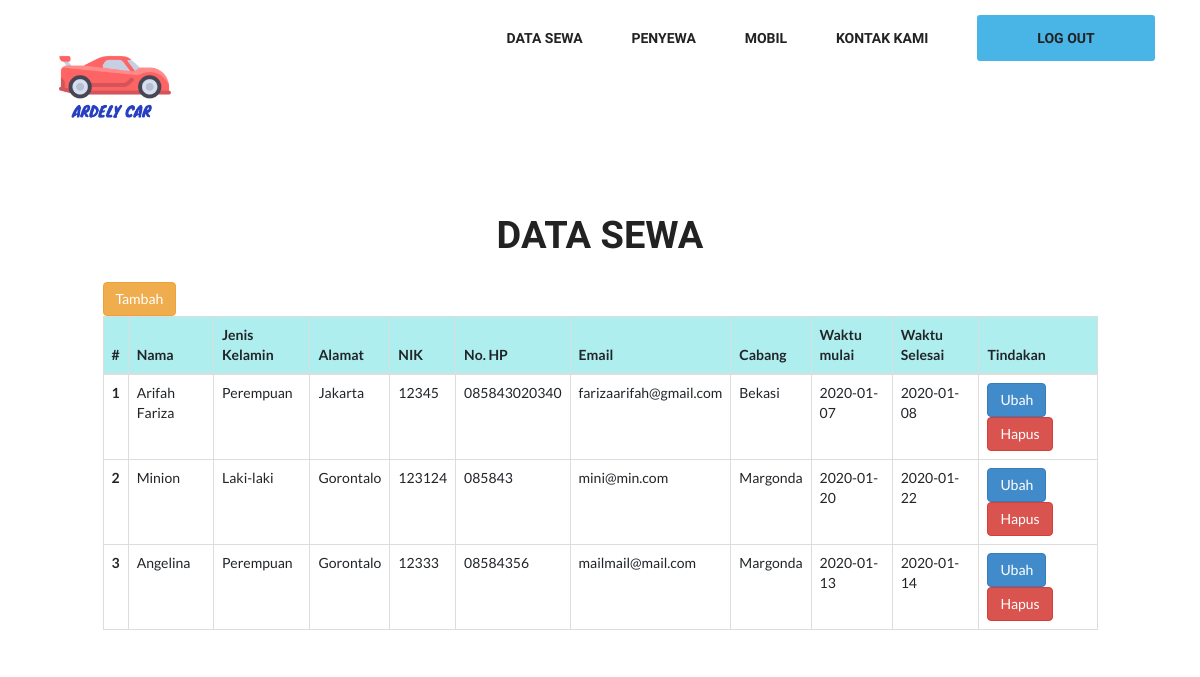
Screenshot of /halamanAdmin.php with the database file from the repository.
### tables this page shows
CREATE TABLE `tb_sewa` (
  `id_sewa` int(10) NOT NULL,
  `id_penyewa` int(5) NOT NULL,
  `id_mobil` int(5) NOT NULL,
  `cabang` varchar(30) NOT NULL,
  `waktu_mulai` date NOT NULL,
  `waktu_selesai` date NOT NULL
);

CREATE TABLE `tb_penyewa` (
  `id_penyewa` int(5) NOT NULL,
  `nama` varchar(30) NOT NULL,
  `jk` varchar(10) NOT NULL,
  `alamat` varchar(50) NOT NULL,
  `nik` int(20) NOT NULL,
  `telepon_penyewa` varchar(20) NOT NULL,
  `email` varchar(30) NOT NULL
);

### halamanAdmin.php (the view, shortened to what this page needs)
<!DOCTYPE html>
<html>
<head>
    <link rel="stylesheet" href="https://stackpath.bootstrapcdn.com/bootstrap/4.3.1/css/bootstrap.min.css">
	<link href="css/bootstrap.css" rel="stylesheet" type="text/css">
	<link href="css/style.css" rel="stylesheet" type="text/css">
	<link href="css/linecons.css" rel="stylesheet" type="text/css">
	<link href="css/font-awesome.css" rel="stylesheet" type="text/css">
	<link href="css/responsive.css" rel="stylesheet" type="text/css">
	<link href="css/animate.css" rel="stylesheet" type="text/css">
</head>
<body>
	<header id="header_outer">
		<div class="container">
			<div class="header_section">
				<div class="logo"><a href="javascript:void(0)"><img src="img/logo.png" width="140" alt=""></a></div>
				<nav class="nav" id="nav">
					<ul class="">
						<li><a href="halamanAdmin.php">Data Sewa</a></li>
						<li><a href="halamanAdminDataPenyewa.php">Penyewa</a></li>
						<li><a href="halamanAdminDataMobil.php">Mobil</a></li>
						<li><a href="halamanAdminKontak.php">Kontak Kami</a></li>
						<li><a href="logout.php" class="learn_more2">Log out</a></li>
					</ul>
				</nav>
				<a class="res-nav_click animated wobble wow" href="javascript:void(0)"><i class="fa-bars"></i></a> </div>
		</div>
	</header>
	<div class="row" style="margin-top: 10px">
		<div class="col-md-1"></div>
		<div class="col-md-10">
			<h2>DATA SEWA</h2>
			<a href="FormTambahSewa2.php" type="button" class="btn btn-warning">Tambah</a>
			<table class="table table-bordered" style="padding-top: 5 px">
			  <thead style="background-color: #AFEEEE">
			    <tr>
			      <th scope="col">#</th>
			      <th scope="col">Nama</th>
			      <th scope="col">Jenis Kelamin</th>
			      <th scope="col">Alamat</th>
			      <th scope="col">NIK</th>
			      <th scope="col">No. HP</th>
			      <th scope="col">Email</th>
			      <th scope="col">Cabang</th>
			      <th scope="col">Waktu mulai</th>
			      <th scope="col">Waktu Selesai</th>
			      <th scope="col">Tindakan</th>
			    </tr>
			  </thead>
			  <tbody>
			    <?php
			    include 'koneksi.php';
			    $no = 1;
			    $data = mysqli_query($koneksi,"SELECT * FROM tb_sewa INNER JOIN tb_penyewa ON tb_sewa.id_penyewa = tb_penyewa.id_penyewa");
			    while ($d = mysqli_fetch_array($data)) {
			    ?>
			    <tr>
			      <th scope="row"><?php echo $no++;  ?></th>
			      <td><?php echo $d['nama'];  ?></td>
 			      <td><?php  echo $d['jk']; ?></td>
			      <td><?php   echo $d['alamat']; ?></td>
			      <td><?php   echo $d['nik']; ?></td>
			      <td><?php   echo $d['telepon_penyewa']; ?></td>
			      <td><?php   echo $d['email']; ?></td>
			      <td><?php   echo $d['cabang']; ?></td>
			      <td><?php   echo $d['waktu_mulai']; ?></td>
			      <td><?php  echo $d['waktu_selesai']; ?></td>
			      <td>
			      	<a href="FormEditSewa.php?id_sewa= <?php echo $d['id_sewa'];?>" type="button" class="btn btn-primary">Ubah</a>
			      	<a href="fungsiHapusSewa.php?id_sewa=<?php echo $d['id_sewa']; ?>"type="button" class="btn btn-danger">Hapus</a>
			      </td>
			    </tr>
			    <?php }?>
			  </tbody>
			</table>
		</div>
		<div class="col-md-1"></div>
	</div>
</body>
</html>

### css/style.css (style rules this page uses)
ul { list-style:none; }
img { max-width:100%; }
a, a:hover, a:active { outline:0px !important }
body { background:#fff; font-family: 'Lato', sans-serif; font-size:14px; font-weight:normal; color:#888888; margin:0; }
h2 { font-size:38px; color:#222222; font-family:'Dosis'; font-weight:700; margin:35px 0 25px 0; text-align:center; text-transform:uppercase; }
#header_outer { background:#ffffff; padding:15px 0px; }
.header_section { position:relative; }
.logo { float:left; }
.nav { float:right; }
.nav ul { list-style:none; padding:0px; }
.nav ul li { display:inline-block; margin:0 23px; }
.nav ul li:last-child { margin:0 0 0 23px; }
.nav ul li a { display:block; font-size:14px; color:#222222; font-family:'Dosis'; text-decoration:none; text-transform:uppercase; font-weight: 600; transition:all 0.2s ease-in-out; -moz-transition:all 0.2s ease-in-out; -webkit-transition:all 0.2s ease-in-out; }
a.learn_more2 { font-family: 'Dosis'; display:block; font-size:16px; color:#ffffff; background:#49b5e7; width:178px; height:46px; line-height:46px; border-radius:3px; text-align:center; font-family:''Dosis''; text-transform:uppercase; font-weight: 600; transition:all 0.2s ease-in-out; -moz-transition:all 0.2s ease-in-out; -webkit-transition:all 0.2s ease-in-out; }

### rows the page displays
tb_sewa: id_penyewa.nama "Arifah Fariza", id_penyewa.jk "Perempuan", id_penyewa.alamat "Jakarta", id_penyewa.nik "12345", id_penyewa.telepon_penyewa "085843020340", id_penyewa.email "farizaarifah@gmail.com", cabang "Bekasi", waktu_mulai "2020-01-07", waktu_selesai "2020-01-08"
tb_sewa: id_penyewa.nama "Minion", id_penyewa.jk "Laki-laki", id_penyewa.alamat "Gorontalo", id_penyewa.nik "123124", id_penyewa.telepon_penyewa "085843", id_penyewa.email "mini@min.com", cabang "Margonda", waktu_mulai "2020-01-20", waktu_selesai "2020-01-22"
tb_sewa: id_penyewa.nama "Angelina", id_penyewa.jk "Perempuan", id_penyewa.alamat "Gorontalo", id_penyewa.nik "12333", id_penyewa.telepon_penyewa "08584356", id_penyewa.email "mailmail@mail.com", cabang "Margonda", waktu_mulai "2020-01-13", waktu_selesai "2020-01-14"
